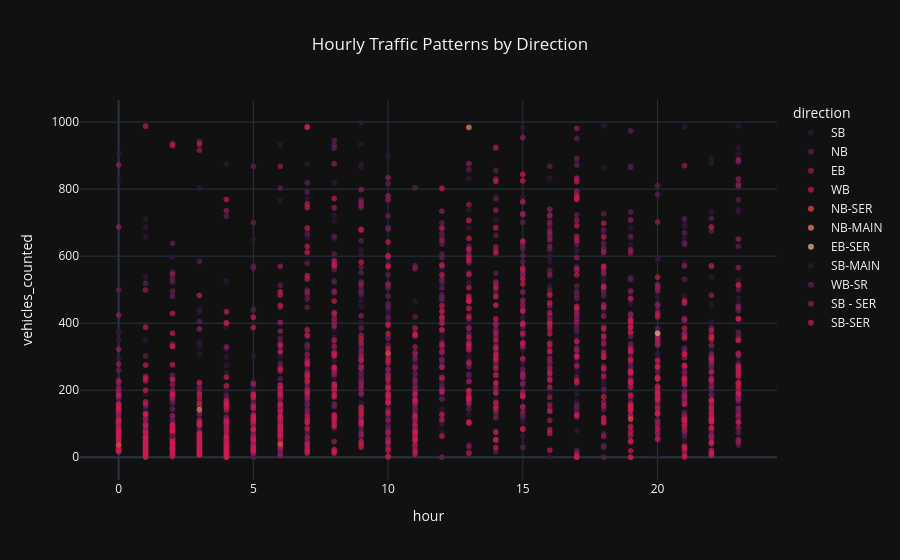
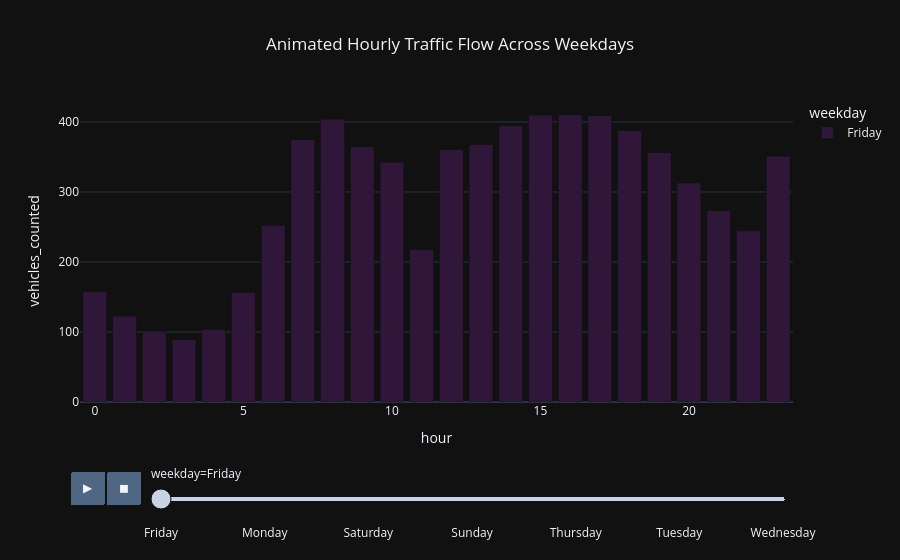

Notebook cell for these charts, in order:
### Code cell
# CELL 10 – Creating interactive scatter and animated bars
import seaborn as sns
rocket_colors = sns.color_palette("rocket", 7).as_hex()

sample_n = min(2500, len(df))
fig1 = px.scatter(
    df.sample(sample_n),
    x="hour", y="vehicles_counted", color="direction",
    color_discrete_sequence=rocket_colors,
    opacity=0.7, template="plotly_dark",
    title="Hourly Traffic Patterns by Direction"
)
fig1.update_layout(title_x=0.5)
fig1.show()

agg = df.groupby(["weekday","hour"], as_index=False)["vehicles_counted"].mean()
fig2 = px.bar(
    agg, x="hour", y="vehicles_counted", color="weekday",
    animation_frame="weekday",
    color_discrete_sequence=rocket_colors,
    template="plotly_dark",
    title="Animated Hourly Traffic Flow Across Weekdays"
)
fig2.update_layout(title_x=0.5)
fig2.show()

### Figure 1 — Plotly figure (JSON) as saved in the notebook; plotly's stock layout.template omitted (floating-point values rounded to 4 significant figures; data arrays with more than 128 entries replaced by an {"elided": "..."} marker saying what was removed)
{"data": [{"hovertemplate": "direction=SB<br>hour=%{x}<br>vehicles_counted=%{y}<extra></extra>", "legendgroup": "SB", "marker": {"color": "#30173a", "opacity": 0.7, "symbol": "circle"}, "mode": "markers", "name": "SB", "showlegend": true, "type": "scattergl", "x": {"elided": "713 int values"}, "xaxis": "x", "y": {"elided": "713 float values"}, "yaxis": "y"}, {"hovertemplate": "direction=NB<br>hour=%{x}<br>vehicles_counted=%{y}<extra></extra>", "legendgroup": "NB", "marker": {"color": "#611f53", "opacity": 0.7, "symbol": "circle"}, "mode": "markers", "name": "NB", "showlegend": true, "type": "scattergl", "x": {"elided": "712 int values"}, "xaxis": "x", "y": {"elided": "712 float values"}, "yaxis": "y"}, {"hovertemplate": "direction=EB<br>hour=%{x}<br>vehicles_counted=%{y}<extra></extra>", "legendgroup": "EB", "marker": {"color": "#971c5b", "opacity": 0.7, "symbol": "circle"}, "mode": "markers", "name": "EB", "showlegend": true, "type": "scattergl", "x": {"elided": "520 int values"}, "xaxis": "x", "y": {"elided": "520 float values"}, "yaxis": "y"}, {"hovertemplate": "direction=WB<br>hour=%{x}<br>vehicles_counted=%{y}<extra></extra>", "legendgroup": "WB", "marker": {"color": "#cb1b4f", "opacity": 0.7, "symbol": "circle"}, "mode": "markers", "name": "WB", "showlegend": true, "type": "scattergl", "x": {"elided": "541 int values"}, "xaxis": "x", "y": {"elided": "541 float values"}, "yaxis": "y"}, {"hovertemplate": "direction=NB-SER<br>hour=%{x}<br>vehicles_counted=%{y}<extra></extra>", "legendgroup": "NB-SER", "marker": {"color": "#ec4c3e", "opacity": 0.7, "symbol": "circle"}, "mode": "markers", "name": "NB-SER", "showlegend": true, "type": "scattergl", "x": [10, 0, 6, 19], "xaxis": "x", "y": [310.0, 37.0, 39.0, 114.0], "yaxis": "y"}, {"hovertemplate": "direction=NB-MAIN<br>hour=%{x}<br>vehicles_counted=%{y}<extra></extra>", "legendgroup": "NB-MAIN", "marker": {"color": "#f58860", "opacity": 0.7, "symbol": "circle"}, "mode": "markers", "name": "NB-MAIN", "showlegend": true, "type": "scattergl", "x": [20, 13, 3], "xaxis": "x", "y": [NaN, 984.0, 142.0], "yaxis": "y"}, {"hovertemplate": "direction=EB-SER<br>hour=%{x}<br>vehicles_counted=%{y}<extra></extra>", "legendgroup": "EB-SER", "marker": {"color": "#f6bc99", "opacity": 0.7, "symbol": "circle"}, "mode": "markers", "name": "EB-SER", "showlegend": true, "type": "scattergl", "x": [20], "xaxis": "x", "y": [370.0], "yaxis": "y"}, {"hovertemplate": "direction=SB-MAIN<br>hour=%{x}<br>vehicles_counted=%{y}<extra></extra>", "legendgroup": "SB-MAIN", "marker": {"color": "#30173a", "opacity": 0.7, "symbol": "circle"}, "mode": "markers", "name": "SB-MAIN", "showlegend": true, "type": "scattergl", "x": [17, 2], "xaxis": "x", "y": [NaN, 63.0], "yaxis": "y"}, {"hovertemplate": "direction=WB-SR<br>hour=%{x}<br>vehicles_counted=%{y}<extra></extra>", "legendgroup": "WB-SR", "marker": {"color": "#611f53", "opacity": 0.7, "symbol": "circle"}, "mode": "markers", "name": "WB-SR", "showlegend": true, "type": "scattergl", "x": [23, 21], "xaxis": "x", "y": [143.0, 127.0], "yaxis": "y"}, {"hovertemplate": "direction=SB - SER<br>hour=%{x}<br>vehicles_counted=%{y}<extra></extra>", "legendgroup": "SB - SER", "marker": {"color": "#971c5b", "opacity": 0.7, "symbol": "circle"}, "mode": "markers", "name": "SB - SER", "showlegend": true, "type": "scattergl", "x": [16], "xaxis": "x", "y": [720.0], "yaxis": "y"}, {"hovertemplate": "direction=SB-SER<br>hour=%{x}<br>vehicles_counted=%{y}<extra></extra>", "legendgroup": "SB-SER", "marker": {"color": "#cb1b4f", "opacity": 0.7, "symbol": "circle"}, "mode": "markers", "name": "SB-SER", "showlegend": true, "type": "scattergl", "x": [11], "xaxis": "x", "y": [19.0], "yaxis": "y"}], "layout": {"legend": {"title": {"text": "direction"}, "tracegroupgap": 0}, "title": {"text": "Hourly Traffic Patterns by Direction", "x": 0.5}, "xaxis": {"anchor": "y", "domain": [0, 1], "title": {"text": "hour"}}, "yaxis": {"anchor": "x", "domain": [0, 1], "title": {"text": "vehicles_counted"}}}}

### Figure 2 — Plotly figure (JSON) as saved in the notebook; plotly's stock layout.template omitted (floating-point values rounded to 4 significant figures)
{"data": [{"hovertemplate": "weekday=Friday<br>hour=%{x}<br>vehicles_counted=%{y}<extra></extra>", "legendgroup": "Friday", "marker": {"color": "#30173a", "pattern": {"shape": ""}}, "name": "Friday", "orientation": "v", "showlegend": true, "textposition": "auto", "type": "bar", "x": [0, 1, 2, 3, 4, 5, 6, 7, 8, 9, 10, 11, 12, 13, 14, 15, 16, 17, 18, 19, 20, 21, 22, 23], "xaxis": "x", "y": [157.3, 122.7, 100.2, 89.4, 103.7, 156.5, 252.4, 374.7, 404.0, 364.6, 342.4, 217.5, 360.5, 367.6, 394.6, 409.6, 409.8, 408.9, 387.5, 356.0, 312.8, 273.3, 244.5, 351.0], "yaxis": "y"}], "layout": {"barmode": "relative", "legend": {"title": {"text": "weekday"}, "tracegroupgap": 0}, "sliders": [{"active": 0, "currentvalue": {"prefix": "weekday="}, "len": 0.9, "pad": {"b": 10, "t": 60}, "steps": [{"args": [["Friday"], {"frame": {"duration": 0, "redraw": true}, "fromcurrent": true, "mode": "immediate", "transition": {"duration": 0, "easing": "linear"}}], "label": "Friday", "method": "animate"}, {"args": [["Monday"], {"frame": {"duration": 0, "redraw": true}, "fromcurrent": true, "mode": "immediate", "transition": {"duration": 0, "easing": "linear"}}], "label": "Monday", "method": "animate"}, {"args": [["Saturday"], {"frame": {"duration": 0, "redraw": true}, "fromcurrent": true, "mode": "immediate", "transition": {"duration": 0, "easing": "linear"}}], "label": "Saturday", "method": "animate"}, {"args": [["Sunday"], {"frame": {"duration": 0, "redraw": true}, "fromcurrent": true, "mode": "immediate", "transition": {"duration": 0, "easing": "linear"}}], "label": "Sunday", "method": "animate"}, {"args": [["Thursday"], {"frame": {"duration": 0, "redraw": true}, "fromcurrent": true, "mode": "immediate", "transition": {"duration": 0, "easing": "linear"}}], "label": "Thursday", "method": "animate"}, {"args": [["Tuesday"], {"frame": {"duration": 0, "redraw": true}, "fromcurrent": true, "mode": "immediate", "transition": {"duration": 0, "easing": "linear"}}], "label": "Tuesday", "method": "animate"}, {"args": [["Wednesday"], {"frame": {"duration": 0, "redraw": true}, "fromcurrent": true, "mode": "immediate", "transition": {"duration": 0, "easing": "linear"}}], "label": "Wednesday", "method": "animate"}], "x": 0.1, "xanchor": "left", "y": 0, "yanchor": "top"}], "title": {"text": "Animated Hourly Traffic Flow Across Weekdays", "x": 0.5}, "updatemenus": [{"buttons": [{"args": [null, {"frame": {"duration": 500, "redraw": true}, "fromcurrent": true, "mode": "immediate", "transition": {"duration": 500, "easing": "linear"}}], "label": "&#9654;", "method": "animate"}, {"args": [[null], {"frame": {"duration": 0, "redraw": true}, "fromcurrent": true, "mode": "immediate", "transition": {"duration": 0, "easing": "linear"}}], "label": "&#9724;", "method": "animate"}], "direction": "left", "pad": {"r": 10, "t": 70}, "showactive": false, "type": "buttons", "x": 0.1, "xanchor": "right", "y": 0, "yanchor": "top"}], "xaxis": {"anchor": "y", "domain": [0, 1], "title": {"text": "hour"}}, "yaxis": {"anchor": "x", "domain": [0, 1], "title": {"text": "vehicles_counted"}}}}
